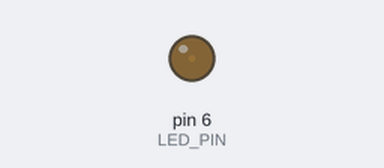
Bench run of a sketch on a simulated Arduino Uno, built with avr-gcc and run on an emulated ATmega328P. On the bench: output pins drawn as LEDs (lit = HIGH).

Above: at 0.05 s.
At 1.5 s:
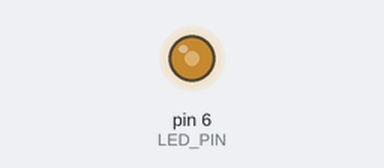
At 3.0 s:
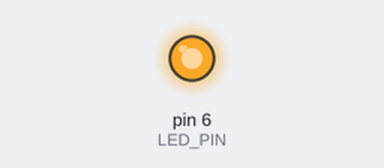
Timing chart, 0 to 6.9 s (numbered marks = the images above):
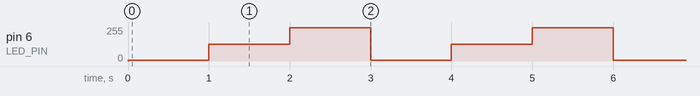

The sketch:

PWM_Test.ino
```cpp
#define LED_PIN 6        // LED branchée sur broche 6

void setup() {
  // Définir broche LED_PIN comme sortie
  pinMode(LED_PIN, OUTPUT);
}

void loop() {
  analogWrite(LED_PIN, 5);
  delay(1000);
  analogWrite(LED_PIN, 127);
  delay(1000);
  analogWrite(LED_PIN, 250);
  delay(1000);

}
```

Measured:
- by itself, pin 6 (LED_PIN): repeats every 3.0 s: 127/255 1.0 s, 250/255 1.0 s, 5/255 1.0 s
